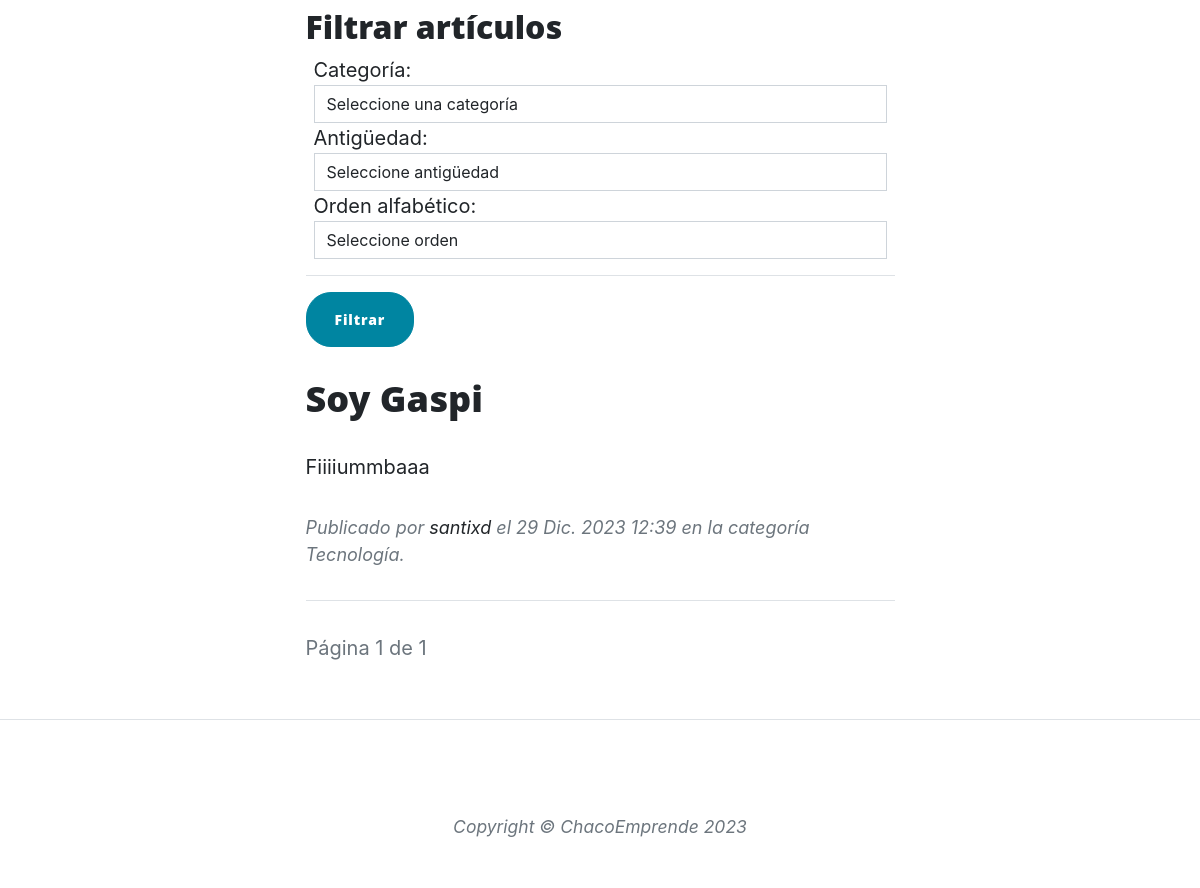
Before: /articulos/lista/ (lower part) with the older database file.
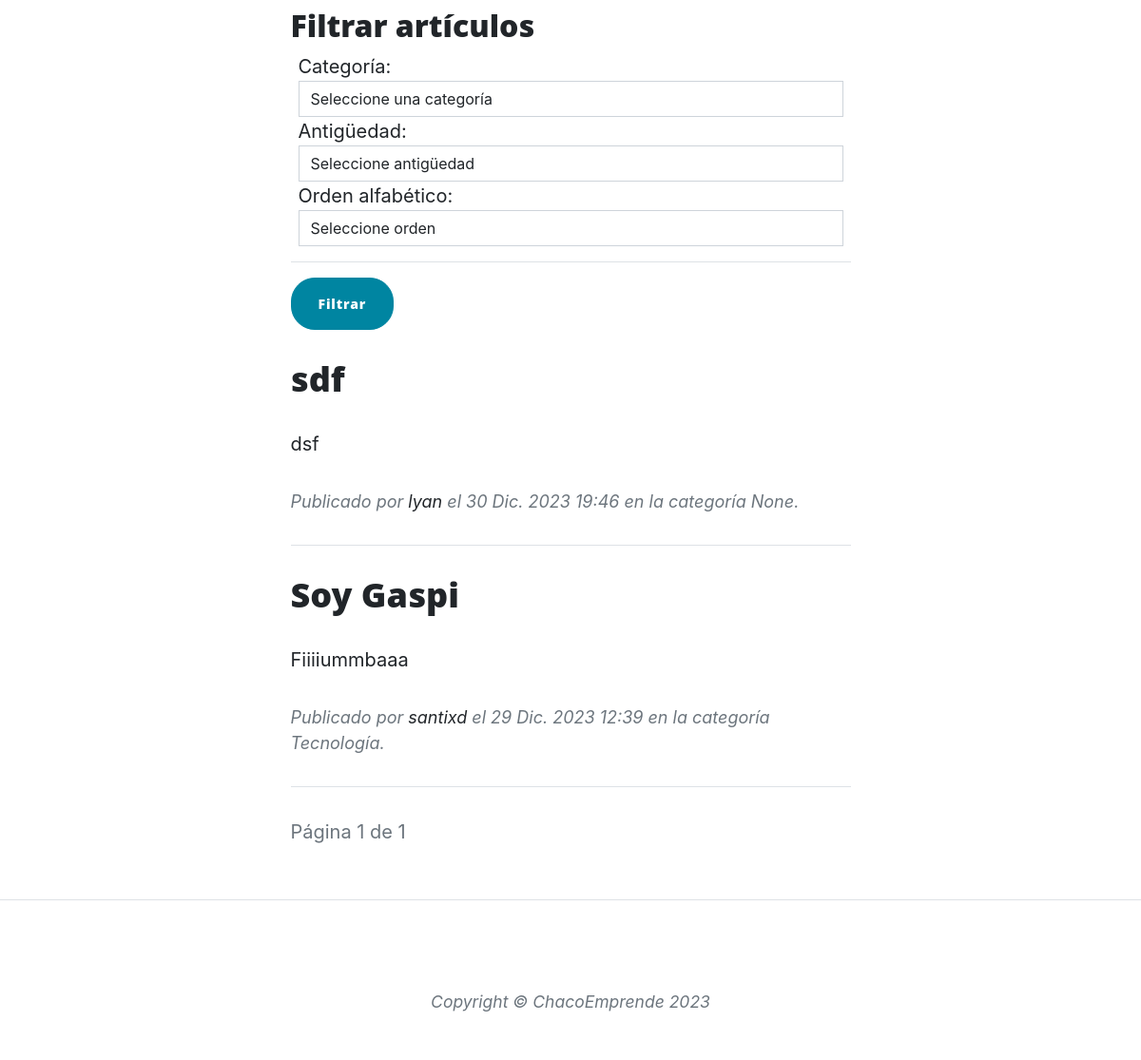
After: the same page with the newer database file.
### apps/articulos/models.py (models this page shows, shortened)
class Articulo(models.Model):
    CATEGORIAS_CHOICES = [
        ('tecnologia', 'Tecnología'),
        ('gastronomia', 'Gastronomía'),
        ('artesanias', 'Artesanías'),
        ('entretenimiento', 'Entretenimiento'),
        ('salud', 'Salud y bienestar'),
    ]
    categoria = models.CharField(max_length=20, choices=CATEGORIAS_CHOICES, blank=True, null=True)
    titulo = models.CharField(max_length=255)
    contenido = models.TextField()
    imagen = models.ImageField(upload_to='articulos_imagenes/', blank=True, null=True)
    autor = models.ForeignKey(User, on_delete=models.CASCADE)
    fecha_creacion = models.DateTimeField(auto_now_add=True)

### apps/articulos/views.py (the view)
# urls.py: path('lista/', views.lista_articulos, name='lista_articulos'),
def lista_articulos(request):
    articulos = Articulo.objects.all()
    articulos = articulos.order_by('-fecha_creacion')
    categoria = request.GET.get('categoria')
    if categoria:
        articulos = articulos.filter(categoria=categoria)
    antiguedad = request.GET.get('antiguedad')
    if antiguedad == 'asc':
        articulos = articulos.order_by('fecha_creacion')
    elif antiguedad == 'desc':
        articulos = articulos.order_by('-fecha_creacion')
    orden = request.GET.get('orden')
    if orden == 'asc':
        articulos = articulos.order_by('titulo')
    elif orden == 'desc':
        articulos = articulos.order_by('-titulo')
    paginator = Paginator(articulos, 8)
    page = request.GET.get('page')
    try:
        articulos = paginator.page(page)
    except PageNotAnInteger:
        articulos = paginator.page(1)
    except EmptyPage:
        articulos = paginator.page(paginator.num_pages)
    filtro_form = FiltroArticulosForm(request.GET)
    categorias_choices = Articulo.CATEGORIAS_CHOICES
    context = {'articulos': articulos, 'categorias_choices': categorias_choices, 'filtro_form': filtro_form}
    return render(request, 'articulos/lista_articulos.html', context)

### apps/articulos/forms.py
class FiltroArticulosForm(forms.Form):
    CATEGORIAS_CHOICES = [
        ('', 'Todas las categorías'),  # Opción para mostrar todos los artículos sin filtrar
        ('tecnologia', 'Tecnología'),
        ('gastronomia', 'Gastronomía'),
        ('artesanias', 'Artesanías'),
        ('entretenimiento', 'Entretenimiento'),
        ('salud', 'Salud y bienestar'),
    ]
    categoria = forms.ChoiceField(choices=CATEGORIAS_CHOICES, required=False)

### templates/articulos/lista_articulos.html (shortened to what this page needs)
{% extends 'post.html' %}
{%load static%}
{% block contenido %}
<div class="container px-4 px-lg-5">
    <div class="row gx-4 gx-lg-5 justify-content-center">
        <div class="col-md-10 col-lg-8 col-xl-7">
            <form method="get" action="{% url 'articulos:lista_articulos' %}" class="form-inline mt-3">
                <h2 class="post-title">Filtrar artículos</h2>
                <div class="form-group mx-2">
                    <label for="categoria">Categoría:</label>
                    <select name="categoria" id="categoria" class="form-control">
                        <option value="" selected>Seleccione una categoría</option>
                    </select>
                </div>
                <div class="form-group mx-2">
                    <label for="antiguedad">Antigüedad:</label>
                    <select name="antiguedad" id="antiguedad" class="form-control">
                        <option value="" selected>Seleccione antigüedad</option>
                    </select>
                </div>
                <div class="form-group mx-2">
                    <label for="orden">Orden alfabético:</label>
                    <select name="orden" id="orden" class="form-control">
                        <option value="" selected>Seleccione orden</option>
                    </select>
                </div>
                <hr />
                <button type="submit" class="btn btn-primary" style="border-radius: 25px;">
                     Filtrar
                </button>
            </form>
            {% for articulo in articulos %}
            <div class="post-preview">
                <a href="{% url 'articulos:detalle_articulo' articulo.id %}">
                    <h2 class="post-title">{{ articulo.titulo }}</h2>
                    <p>{{ articulo.contenido|truncatewords:30 }}</p>
                </a>
                <p class="post-meta">
                    Publicado por <a href="#!">{{ articulo.autor.username }}</a>
                    el {{ articulo.fecha_creacion }} en la categoría {{ articulo.get_categoria_display }}.
                </p>
            </div>
            <hr class="my-4" />
            {% endfor %}
            <p class="text-muted">Página {{ articulos.number }} de {{ articulos.paginator.num_pages }}</p>
        </div>
    </div>
</div>
<footer class="border-top">
    <div class="container px-4 px-lg-5">
        <div class="row gx-4 gx-lg-5 justify-content-center">
            <div class="col-md-10 col-lg-8 col-xl-7">
                <ul class="list-inline text-center">
                </ul>
                <div class="small text-center text-muted fst-italic">Copyright &copy; ChacoEmprende 2023</div>
            </div>
        </div>
    </div>
</footer>
</body>
{% endblock contenido %}

Changed rows visible on the page:
added Articulo: titulo "sdf", contenido "dsf", autor.username "lyan", fecha_creacion "30 Dic. 2023 19:46", categoria "None"
